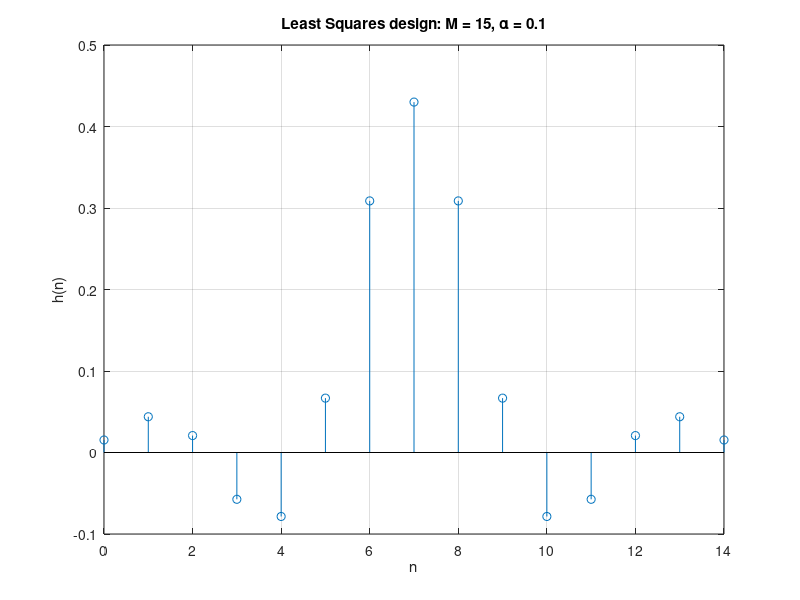
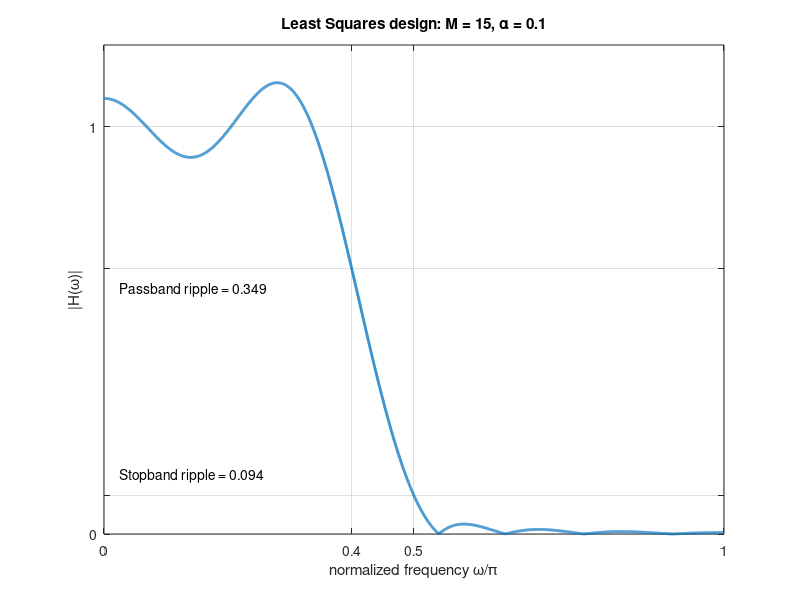
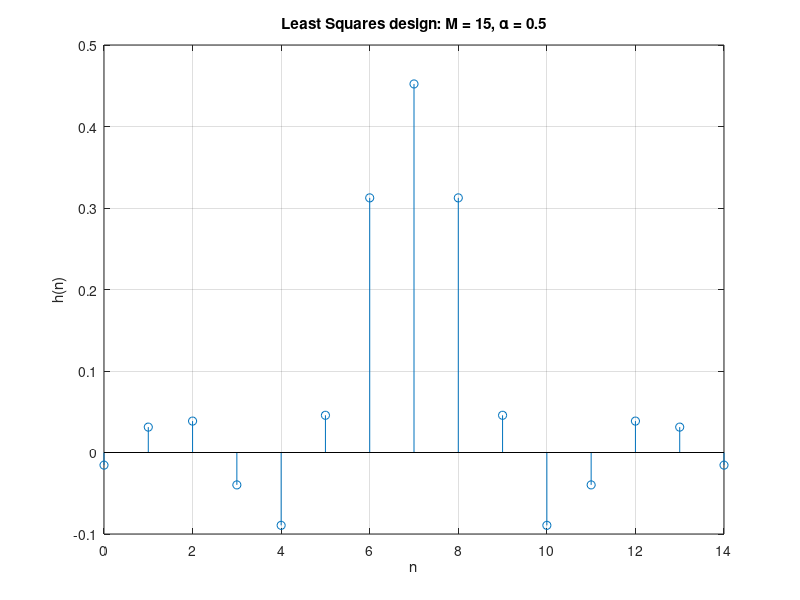
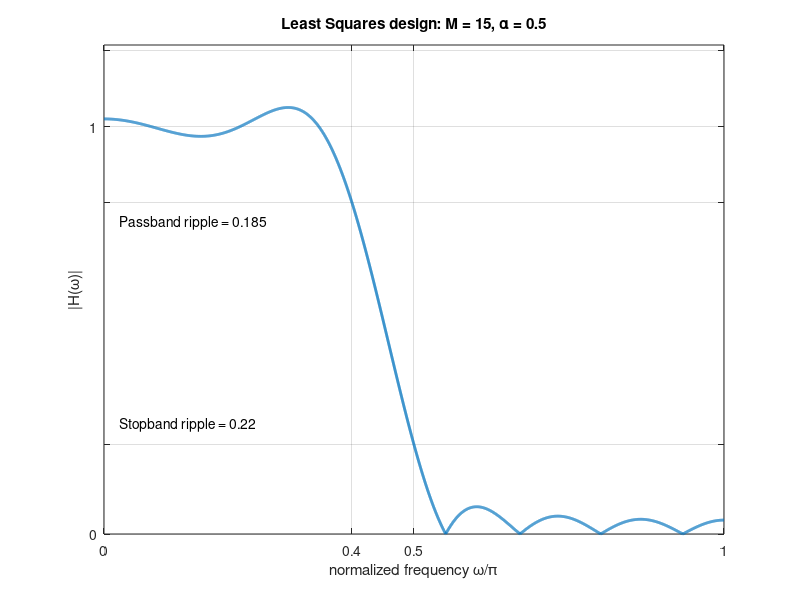

These charts were generated, in order, by the following MATLAB code:
% Least Squares Linear Phase FIR Filter Design
% Lowpass design with symmetric filter and M odd (# of coeffs)

% Set up basic design parameters
f_p = 0.4;    % normalized passband frequency
f_s = 0.5;    % normalized stopband frequency
M = 15;       % filter length (should be odd)
for alpha = [0.1 0.5 .95];  % weighting parameter


% Set up band edges in angular frequencies and
% determine the number of free parameters (L) after
% imposing the linear phase constraint
w_p = f_p*pi;
w_s = f_s*pi;
L = (M-1)/2;

% Determine the matrix functions C and d for passband and stopband
Cp = zeros(L+1,L+1);
Cs = zeros(L+1,L+1);
for m=0:L
   for n=0:L
      if and(m==0,n==0),
         Cp(m+1,n+1) = w_p;
         Cs(m+1,n+1) = pi-w_s;
            else if m==n,
                  Cp(m+1,n+1) = 0.5*(w_p+(sin(2*n*w_p))/(2*n));
                  Cs(m+1,n+1) = 0.5*((pi-w_s) - (sin(2*n*w_s))/(2*n));
               else
                  Cp(m+1,n+1) = 0.5*((sin((m+n)*w_p))/(m+n) + (sin((m-n)*w_p))/(m-n));
                  Cs(m+1,n+1) = -0.5*((sin((m+n)*w_s))/(m+n) + (sin((m-n)*w_s))/(m-n));
               end
      end
   end
end

d = zeros(L+1,1);
for m=0:L
   if m==0,
      d(m+1) = w_p;
   else
      d(m+1) = (sin(m*w_p))/m;
   end
end

% Calculate the filter coefficients
C = alpha*Cp + (1-alpha)*Cs;
d = alpha*d;
a = C\d;
h = [flipud(a(2:L+1))/2 ; a(1) ; a(2:L+1)/2];

% Plot the impulse response
figure,stem([0:M-1],h),grid,xlabel('n'),ylabel('h(n)')
title(['Least Squares design: M = ',num2str(M),', \alpha = ',num2str(alpha)])

% Calculate and plot the frequency response
N = 4096;
f = [0:N]/N;
w = [0:N]*pi/N;
unit_val = ones(size(w));

H = freqz(h,1,w);

   % Determine passband ripple and stopband ripple
   rip_p = max(abs(abs(H(1:floor(f_p*N)))-1));
   rip_s = max(abs(H(ceil(f_s*N):N+1)));
   rip_pr = floor(1000*rip_p)/1000;
   rip_sr = floor(1000*rip_s)/1000;
   
figure
plot(f,abs(H),'Linewidth',2)
axis([0 1 0 1.2])
set(gca,'XTick',[0 f_p f_s 1])
set(gca,'YTick',[0 rip_s 1-rip_p 1 1+rip_p])
set(gca,'YTickLabel','0| | |1| ')
grid
   text( 0.025, 1-rip_p-0.05, ['Passband ripple = ',num2str(rip_pr)]);
   text( 0.025, rip_s+0.05, ['Stopband ripple = ',num2str(rip_sr)]);
xlabel('normalized frequency \omega/\pi')
ylabel('|H(\omega)|')
title(['Least Squares design: M = ',num2str(M),', \alpha = ',num2str(alpha)])
end
